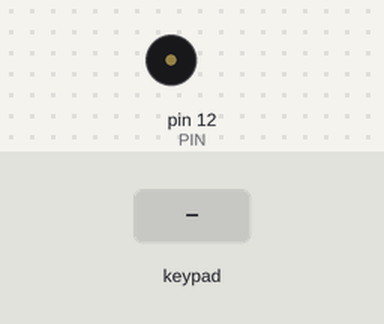
A sketch run on a simulated Arduino Uno, built with avr-gcc and run on an emulated ATmega328P. On the bench: buzzer (waves = sounding). Wiring (inferred from the names in the program): 6×8 keypad (labels assumed): rows A0, A1, A2, A3, A4, A5; columns pin 0, pin 2, pin 3, pin 4, pin 5, pin 6, pin 7, pin 8. The test bench sets the inputs (shaded band).

Above: at 1.2 s.
1.3 s: keypad keys 1 2 3 4 pressed 0.4 s apart
At 1.37 s:
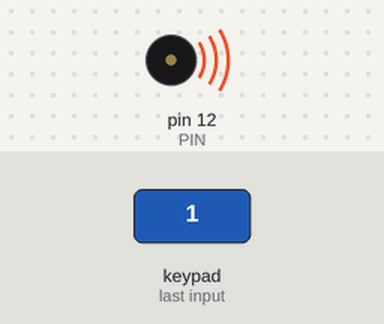
Timing chart, 0 to 4.3 s (numbered marks = the images above; inputs shaded):
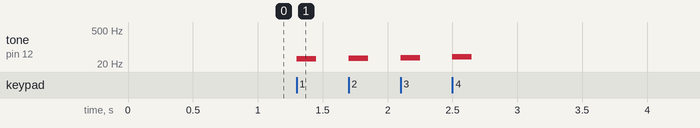

Measured:
- after the input at 1.3 s, tone on pin 12 (PIN): plays 33 Hz for 0.15 s, 35 Hz for 0.15 s, 37 Hz for 0.15 s, 39 Hz for 0.15 s, starting at once

The sketch:

UNO_keboard_tone_generator.ino
```cpp
//#include <pitches.h>
/*************************************************
   Public Constants
 *************************************************/

#define NOTE_B0  31
#define NOTE_C1  33
#define NOTE_CS1 35
#define NOTE_D1  37
#define NOTE_DS1 39
#define NOTE_E1  41
#define NOTE_F1  44
#define NOTE_FS1 46
#define NOTE_G1  49
#define NOTE_GS1 52
#define NOTE_A1  55
#define NOTE_AS1 58
#define NOTE_B1  62
#define NOTE_C2  65
#define NOTE_CS2 69
#define NOTE_D2  73
#define NOTE_DS2 78
#define NOTE_E2  82
#define NOTE_F2  87
#define NOTE_FS2 93
#define NOTE_G2  98
#define NOTE_GS2 104
#define NOTE_A2  110
#define NOTE_AS2 117
#define NOTE_B2  123
#define NOTE_C3  131
#define NOTE_CS3 139
#define NOTE_D3  147
#define NOTE_DS3 156
#define NOTE_E3  165
#define NOTE_F3  175
#define NOTE_FS3 185
#define NOTE_G3  196
#define NOTE_GS3 208
#define NOTE_A3  220
#define NOTE_AS3 233
#define NOTE_B3  247
#define NOTE_C4  262
#define NOTE_CS4 277
#define NOTE_D4  294
#define NOTE_DS4 311
#define NOTE_E4  330
#define NOTE_F4  349
#define NOTE_FS4 370
#define NOTE_G4  392
#define NOTE_GS4 415
#define NOTE_A4  440
#define NOTE_AS4 466
#define NOTE_B4  494
#define NOTE_C5  523
#define NOTE_CS5 554
#define NOTE_D5  587
#define NOTE_DS5 622
#define NOTE_E5  659
#define NOTE_F5  698
#define NOTE_FS5 740
#define NOTE_G5  784
#define NOTE_GS5 831
#define NOTE_A5  880
#define NOTE_AS5 932
#define NOTE_B5  988
#define NOTE_C6  1047
#define NOTE_CS6 1109
#define NOTE_D6  1175
#define NOTE_DS6 1245
#define NOTE_E6  1319
#define NOTE_F6  1397
#define NOTE_FS6 1480
#define NOTE_G6  1568
#define NOTE_GS6 1661
#define NOTE_A6  1760
#define NOTE_AS6 1865
#define NOTE_B6  1976
#define NOTE_C7  2093
#define NOTE_CS7 2217
#define NOTE_D7  2349
#define NOTE_DS7 2489
#define NOTE_E7  2637
#define NOTE_F7  2794
#define NOTE_FS7 2960
#define NOTE_G7  3136
#define NOTE_GS7 3322
#define NOTE_A7  3520
#define NOTE_AS7 3729
#define NOTE_B7  3951
#define NOTE_C8  4186
#define NOTE_CS8 4435
#define NOTE_D8  4699
#define NOTE_DS8 4978

#define PIN 12

const int row[6] = {
  A0, A1, A2, A3, A4, A5
};

const int col[8] = {
  0, 2, 3, 4, 5, 6, 7, 8
};

int note, r, c;

//Array storing notes for each key
const int notes[6][8] = {
  {NOTE_C1, NOTE_CS1, NOTE_D1, NOTE_DS1, NOTE_E1, NOTE_F1, NOTE_FS1, NOTE_G1},
  {NOTE_GS1, NOTE_A1, NOTE_AS1, NOTE_B1, NOTE_C2, NOTE_CS2, NOTE_D2, NOTE_DS2},
  {NOTE_E2, NOTE_F2, NOTE_FS2, NOTE_G2, NOTE_GS2, NOTE_A2, NOTE_AS2, NOTE_B2},
  {NOTE_C3, NOTE_CS3, NOTE_D3, NOTE_DS3 , NOTE_E3, NOTE_F3, NOTE_FS3, NOTE_G3},
  {NOTE_GS3, NOTE_A3, NOTE_AS3, NOTE_B3, NOTE_C4, NOTE_CS4, NOTE_D4, NOTE_DS4},
  {NOTE_E4, NOTE_F4, NOTE_FS4, NOTE_G4, NOTE_GS4, NOTE_A4, NOTE_AS4, NOTE_B4}
};

int on[6][8];

void setup() {

  //Initialize row pins to output, set to high
  for (int j = 0; j < 6; j++) {
    pinMode(row[j], OUTPUT);
    digitalWrite(row[j], HIGH);
  }

  //Initialize colunm pins with pullup resistor
  for (int i = 0; i < 8; i++) {
    pinMode(col[i], INPUT_PULLUP);
    digitalWrite(col[i], HIGH);
  }

  for (int i = 0; i < 6; i++) {
    for (int j = 0; j < 8; j++) {
      on[i][j] = 0;
    }
  }
}

void loop() {
  for (int i = 0; i < 6; i++) {
    digitalWrite(row[i] , LOW);
    for (int j = 0; j < 8; j++) {
      if (digitalRead(col[j]) == LOW) {
        //if note is off, set note, play tone, set note on
        if (on[i][j] == 0) {
          //set note
          note = notes[i][j];
          tone(PIN, note);
          //set current note on
          on[i][j] = 1;
          //set current note to pointers r,c
          r = i;
          c = j;
        }
      }
      //else (if col[j] reads high)
      else {
        if (on[r][c] == 1 && r == i && c == j){
          noTone(PIN);
          on[r][c] = 0;
        }
        on[i][j] = 0;
      }
    }
    digitalWrite(row[i], HIGH);
  }
}

/*
         if (digitalRead(col[j]) == LOW) {

        //if note is off, set note, play tone, set note on
        while (on[i][j] == 0) {
          note = notes[i][j];
          tone(PIN, note);
          on[i][j] = 1;
        }
      }

      //if note is set to on but key not pressed, tone off, set to off
      else {
        if (on[i][j] == 1) {
          noTone(PIN);
          on[i][j] = 0;
        }
      }

*/
```
